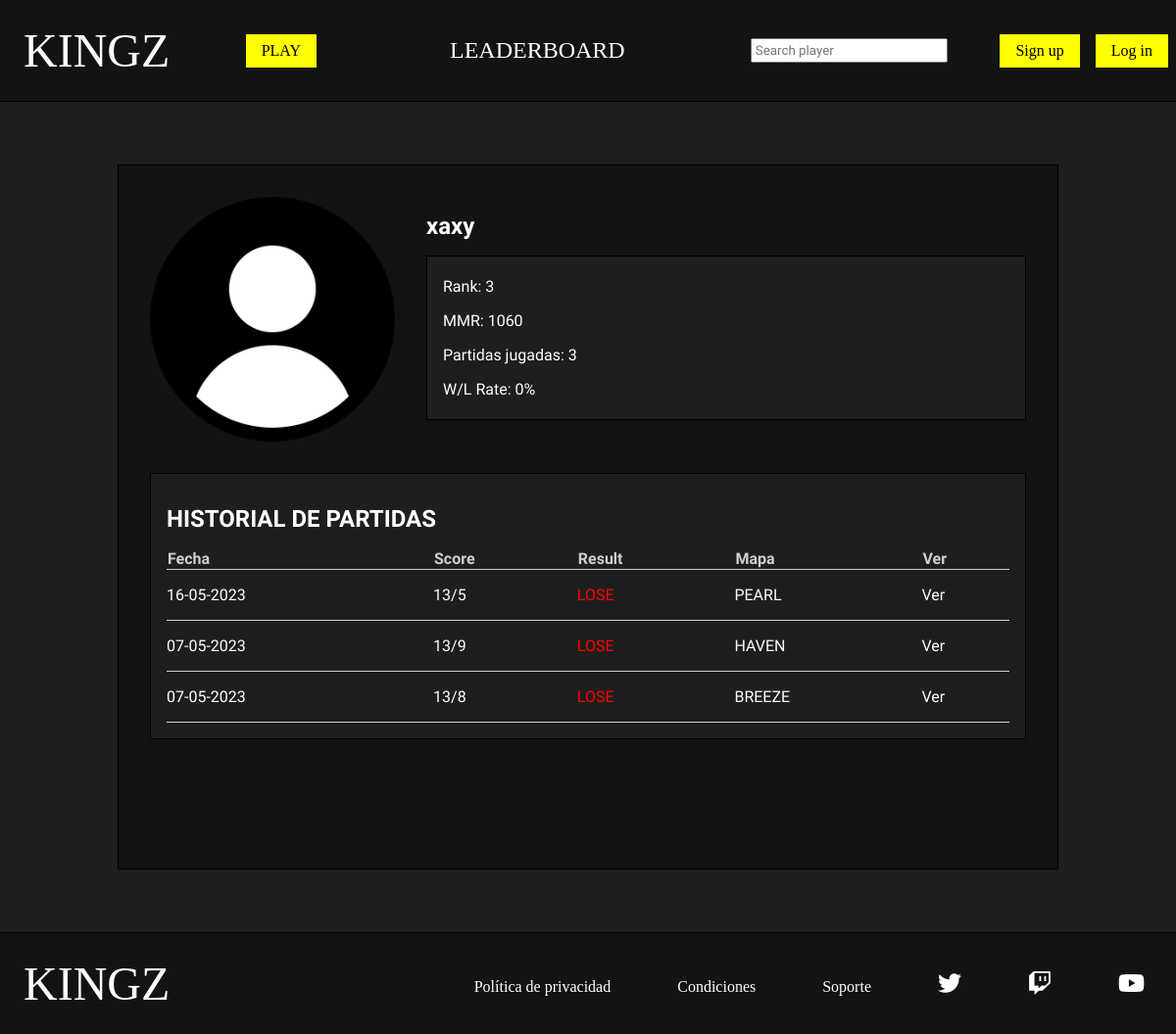
The app's page /php/ver_perfil.php?id_player=2 with its own data.
### tables this page shows
CREATE TABLE `usuario` (
  `id` bigint(20) UNSIGNED NOT NULL,
  `nick` varchar(20) NOT NULL,
  `pass` varchar(100) NOT NULL,
  `correo` varchar(50) DEFAULT NULL,
  `foto` varchar(50) DEFAULT NULL,
  `mmr` int(5) UNSIGNED DEFAULT NULL,
  `estado` tinyint(1) UNSIGNED DEFAULT NULL,
  `en_partida` tinyint(1) UNSIGNED DEFAULT NULL,
  `buscando` tinyint(1) UNSIGNED DEFAULT NULL
);

CREATE TABLE `partida` (
  `id` bigint(20) UNSIGNED NOT NULL,
  `resultado_a` int(2) UNSIGNED DEFAULT NULL,
  `resultado_b` int(2) UNSIGNED DEFAULT NULL,
  `fecha` date NOT NULL,
  `estado` tinyint(1) UNSIGNED NOT NULL,
  `id_mapa` bigint(20) UNSIGNED DEFAULT NULL
);

CREATE TABLE `mapa` (
  `id` bigint(20) UNSIGNED NOT NULL,
  `nombre` varchar(50) NOT NULL,
  `foto` varchar(50) NOT NULL,
  `estado` tinyint(1) UNSIGNED NOT NULL
);

### php/ver_perfil.php (the view, shortened to what this page needs)
<?php
    require_once "funciones.php";
?>
<!DOCTYPE html>
<html lang="en">
<head>
    <link rel="stylesheet" href="../css/estilos.css">
    <link rel="stylesheet" href="https://cdnjs.cloudflare.com/ajax/libs/font-awesome/6.2.0/css/all.min.css" />
</head>
<body>
    <?php
        if(isset($_SESSION['nick']) && isset($_SESSION['pass'])){
            $nick=$_SESSION['nick'];
            $pass=$_SESSION['pass'];
            $esAdmin=comprobarAdmin($nick,$pass);
            if($esAdmin){
                headerAdmin();
                $tipo_usu="admin";
            }else{
                headerPlayer();
                $tipo_usu="player";
            }
        }else{
            headerGuest();
            $tipo_usu="guest";
            $nick="";
        }
    ?>
    <main>
        <section id="perfil_jugador" class="seccion">
            <?php
                $id=$_GET['id_player'];
                $datos_jugador=jugador_por_id($id);
            ?>
            <div id="jugador">
                <?php
                    if($datos_jugador['foto']!=null){
                        echo "<img src=\"../img/jugador/$datos_jugador[foto]\">";
                    }else{
                        echo "<img src=\"../img/jugador/jugador.png\">";
                    }
                ?>
                <div id="datos_jugador">
                    <div id="cabecera_perfil_jugador">
                        <?php
                            echo "<h2>$datos_jugador[nick]</h2>";
                        ?>
                    </div>
                    <div id="estadisticas">
                        <div>
                            <?php
                                $rank=obtener_rank_jugador($id);
                                echo "<p>Rank: $rank</p>";
                                echo "<p>MMR: $datos_jugador[mmr]</p>";
                                $partidas_totales=partidas_totales($id);
                                if($partidas_totales>0){
                                    $partidas_ganadas=partidas_ganadas($id);
                                    $win_rate=($partidas_ganadas/$partidas_totales) * 100;
                                    $win_truncado = intval($win_rate);
                                    echo "<p>Partidas jugadas: $partidas_totales</p>";
                                    echo "<p>W/L Rate: $win_truncado%</p>";
                                }else{
                                    echo "<p>Partidas jugadas: 0</p>";
                                    echo "<p>W/L Rate: -</p>";
                                }
                            ?>
                        </div>
                    </div>
                </div>
            </div>
            <div id="historial_jugador">
                <?php
                    $historial=obtener_historial_partidas($id);
                ?>
                <h2>HISTORIAL DE PARTIDAS</h2>
                <table>
                    <thead>
                        <tr>
                            <th>Fecha</th>
                            <th>Score</th>
                            <th>Result</th>
                            <th>Mapa</th>
                            <th>Ver</th>
                        </tr>
                    </thead>
                    <tbody>
                        <?php
                            if($historial!=null){
                                for($i=0;$i<count($historial);$i++){
                                    $fecha=date("d-m-Y",strtotime($historial[$i]['fecha']));
                                    echo '<tr>
                                    <td>'.$fecha.'</td>
                                    <td>'.$historial[$i]['resultado_a'].'/'.$historial[$i]['resultado_b'].'</td>';
                                    if($historial[$i]['ganado']==true){
                                        echo '<td class="win">WIN</td>';
                                    }else{
                                        echo '<td class="lose">LOSE</td>';
                                    }
                                    echo '<td>'.$historial[$i]['mapa'].'</td>
                                    <td><a href="match.php?id_partida='.$historial[$i]['id'].'">Ver</a></td>
                                    </tr>';
                                }
                            }
                        ?>
                    </tbody>
                </table>
            </div>
        </section>
    </main>
</body>
</html>

### css/estilos.css (style rules this page uses)
* { box-sizing: border-box; }
body { margin: 0%; background-color: #1e1e1e; font-family: 'Play', sans-serif; color: white; }
img { max-width: 100%; }
table a { text-decoration: none; color: #fff; }
.seccion { width: 80%; margin: 4rem auto; min-height: 90vh; display: flex; flex-direction: column; }
#perfil_jugador { display: flex; flex-direction: column; background-color: #131313; border: 1px solid black; padding: 2rem; color: white; }
#cabecera_perfil_jugador { display: flex; align-items: center; justify-content: space-between; }
#perfil_jugador h2 { margin: 1rem 0; }
#jugador { display: flex; width: 100%; }
#jugador img { border: 1px solid black; width: 250px; height: 250px; object-fit: cover; margin-right: 2rem; border-radius: 100%; }
#datos_jugador { display: flex; flex-direction: column; width: 100%; }
#estadisticas { display: flex; flex-wrap: wrap; background-color: #1e1e1e; padding: 0.3rem 1rem; border: 1px solid black; }
#historial_jugador { margin-top: 2rem; padding: 1rem; background-color: #1e1e1e; border: 1px solid black; overflow-x: auto; }
#historial_jugador table { border-collapse: collapse; width: 100%; }
#historial_jugador tr { border-bottom: 1px solid #cfcfcf; }
#historial_jugador td { padding: 1rem 0; }
#historial_jugador th { text-align: start; color: #cfcfcf; }
.lose { color: red; }

### records on screen
usuario: nick "xaxy", mmr "1060"
partida: fecha "16-05-2023", resultado_a "13", resultado_b "5", id_mapa.nombre "PEARL"
partida: fecha "07-05-2023", resultado_a "13", resultado_b "9", id_mapa.nombre "HAVEN"
partida: fecha "07-05-2023", resultado_a "13", resultado_b "8", id_mapa.nombre "BREEZE"

### other values on screen
$rank "3"
$partidas_totales "3"
$win_truncado "0"
